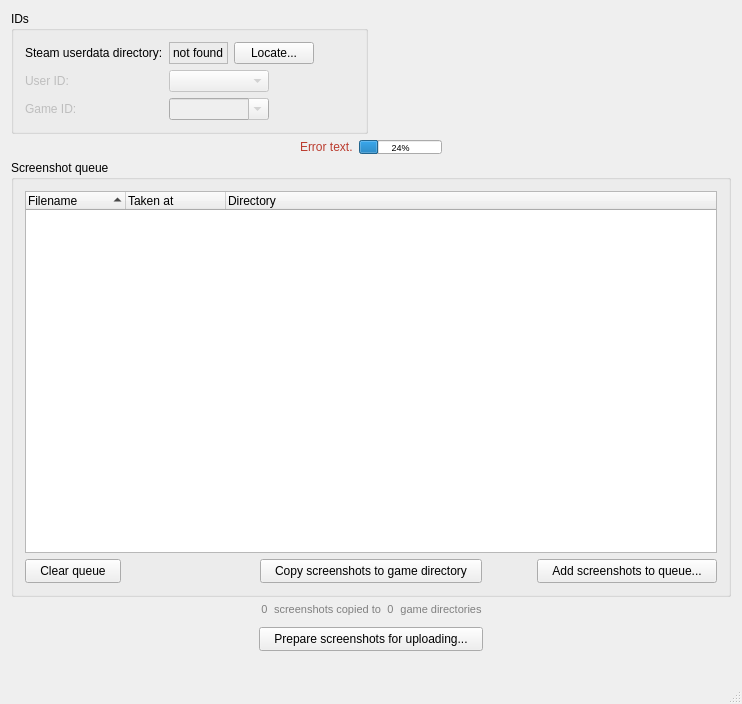
<?xml version="1.0" encoding="UTF-8"?>
<ui version="4.0">
 <class>MainWindow</class>
 <widget class="QMainWindow" name="MainWindow">
  <property name="geometry">
   <rect>
    <x>0</x>
    <y>0</y>
    <width>742</width>
    <height>704</height>
   </rect>
  </property>
  <property name="minimumSize">
   <size>
    <width>720</width>
    <height>450</height>
   </size>
  </property>
  <property name="windowTitle">
   <string>SteaScree</string>
  </property>
  <widget class="QWidget" name="centralWidget">
   <property name="sizePolicy">
    <sizepolicy hsizetype="Preferred" vsizetype="Preferred">
     <horstretch>0</horstretch>
     <verstretch>0</verstretch>
    </sizepolicy>
   </property>
   <layout class="QHBoxLayout" name="horizontalLayout_3">
    <item>
     <layout class="QGridLayout" name="gridLayoutMain">
      <item row="7" column="2" colspan="2">
       <widget class="QGroupBox" name="groupBoxScreenshotQueue">
        <property name="enabled">
         <bool>true</bool>
        </property>
        <property name="sizePolicy">
         <sizepolicy hsizetype="Minimum" vsizetype="Minimum">
          <horstretch>0</horstretch>
          <verstretch>0</verstretch>
         </sizepolicy>
        </property>
        <property name="title">
         <string>Screenshot queue</string>
        </property>
        <layout class="QGridLayout" name="gridLayout_5">
         <item row="0" column="0">
          <layout class="QGridLayout" name="gridLayout">
           <item row="1" column="0">
            <layout class="QHBoxLayout" name="horizontalLayoutScreenshotListButtons">
             <item alignment="Qt::AlignLeft">
              <widget class="QPushButton" name="pushButtonClearQueue">
               <property name="sizePolicy">
                <sizepolicy hsizetype="Maximum" vsizetype="Maximum">
                 <horstretch>0</horstretch>
                 <verstretch>0</verstretch>
                </sizepolicy>
               </property>
               <property name="styleSheet">
                <string notr="true">padding: 4px 14px</string>
               </property>
               <property name="text">
                <string>Clear queue</string>
               </property>
              </widget>
             </item>
             <item>
              <spacer name="horizontalSpacer_4">
               <property name="orientation">
                <enum>Qt::Horizontal</enum>
               </property>
               <property name="sizeType">
                <enum>QSizePolicy::Minimum</enum>
               </property>
               <property name="sizeHint" stdset="0">
                <size>
                 <width>40</width>
                 <height>20</height>
                </size>
               </property>
              </spacer>
             </item>
             <item>
              <widget class="QPushButton" name="pushButtonCopyScreenshots">
               <property name="sizePolicy">
                <sizepolicy hsizetype="Maximum" vsizetype="Maximum">
                 <horstretch>0</horstretch>
                 <verstretch>0</verstretch>
                </sizepolicy>
               </property>
               <property name="styleSheet">
                <string notr="true">padding: 4px 14px</string>
               </property>
               <property name="text">
                <string>Copy screenshots to game directory</string>
               </property>
              </widget>
             </item>
             <item>
              <spacer name="horizontalSpacer_3">
               <property name="orientation">
                <enum>Qt::Horizontal</enum>
               </property>
               <property name="sizeType">
                <enum>QSizePolicy::Minimum</enum>
               </property>
               <property name="sizeHint" stdset="0">
                <size>
                 <width>40</width>
                 <height>20</height>
                </size>
               </property>
              </spacer>
             </item>
             <item alignment="Qt::AlignRight">
              <widget class="QPushButton" name="pushButtonAddScreenshots">
               <property name="sizePolicy">
                <sizepolicy hsizetype="Maximum" vsizetype="Maximum">
                 <horstretch>0</horstretch>
                 <verstretch>0</verstretch>
                </sizepolicy>
               </property>
               <property name="styleSheet">
                <string notr="true">padding: 4px 14px</string>
               </property>
               <property name="text">
                <string>Add screenshots to queue...</string>
               </property>
              </widget>
             </item>
            </layout>
           </item>
           <item row="0" column="0">
            <widget class="QTreeWidget" name="treeWidgetScreenshotList">
             <property name="enabled">
              <bool>true</bool>
             </property>
             <property name="sizePolicy">
              <sizepolicy hsizetype="Minimum" vsizetype="Expanding">
               <horstretch>0</horstretch>
               <verstretch>0</verstretch>
              </sizepolicy>
             </property>
             <property name="font">
              <font>
               <stylestrategy>PreferDefault</stylestrategy>
              </font>
             </property>
             <property name="layoutDirection">
              <enum>Qt::LeftToRight</enum>
             </property>
             <property name="autoFillBackground">
              <bool>false</bool>
             </property>
             <property name="sizeAdjustPolicy">
              <enum>QAbstractScrollArea::AdjustIgnored</enum>
             </property>
             <property name="dragDropMode">
              <enum>QAbstractItemView::DropOnly</enum>
             </property>
             <property name="uniformRowHeights">
              <bool>false</bool>
             </property>
             <property name="sortingEnabled">
              <bool>true</bool>
             </property>
             <attribute name="headerShowSortIndicator" stdset="0">
              <bool>true</bool>
             </attribute>
             <column>
              <property name="text">
               <string>Filename</string>
              </property>
             </column>
             <column>
              <property name="text">
               <string>Taken at</string>
              </property>
             </column>
             <column>
              <property name="text">
               <string>Directory</string>
              </property>
             </column>
            </widget>
           </item>
          </layout>
         </item>
        </layout>
       </widget>
      </item>
      <item row="11" column="2" colspan="2">
       <layout class="QHBoxLayout" name="horizontalLayoutPrepare">
        <item>
         <spacer name="horizontalSpacer3">
          <property name="orientation">
           <enum>Qt::Horizontal</enum>
          </property>
          <property name="sizeType">
           <enum>QSizePolicy::Minimum</enum>
          </property>
          <property name="sizeHint" stdset="0">
           <size>
            <width>40</width>
            <height>20</height>
           </size>
          </property>
         </spacer>
        </item>
        <item>
         <widget class="QPushButton" name="pushButtonPrepare">
          <property name="sizePolicy">
           <sizepolicy hsizetype="Maximum" vsizetype="Maximum">
            <horstretch>0</horstretch>
            <verstretch>0</verstretch>
           </sizepolicy>
          </property>
          <property name="styleSheet">
           <string notr="true">padding: 4px 14px</string>
          </property>
          <property name="text">
           <string>Prepare screenshots for uploading...</string>
          </property>
         </widget>
        </item>
        <item>
         <spacer name="horizontalSpacer4">
          <property name="orientation">
           <enum>Qt::Horizontal</enum>
          </property>
          <property name="sizeType">
           <enum>QSizePolicy::Minimum</enum>
          </property>
          <property name="sizeHint" stdset="0">
           <size>
            <width>40</width>
            <height>20</height>
           </size>
          </property>
         </spacer>
        </item>
       </layout>
      </item>
      <item row="0" column="3">
       <spacer name="horizontalSpacer_7">
        <property name="orientation">
         <enum>Qt::Horizontal</enum>
        </property>
        <property name="sizeType">
         <enum>QSizePolicy::MinimumExpanding</enum>
        </property>
        <property name="sizeHint" stdset="0">
         <size>
          <width>0</width>
          <height>0</height>
         </size>
        </property>
       </spacer>
      </item>
      <item row="3" column="2" colspan="2">
       <layout class="QHBoxLayout" name="horizontalLayoutStatus">
        <item>
         <spacer name="horizontalSpacer">
          <property name="orientation">
           <enum>Qt::Horizontal</enum>
          </property>
          <property name="sizeHint" stdset="0">
           <size>
            <width>0</width>
            <height>0</height>
           </size>
          </property>
         </spacer>
        </item>
        <item>
         <widget class="QLabel" name="labelStatusError">
          <property name="sizePolicy">
           <sizepolicy hsizetype="Minimum" vsizetype="Maximum">
            <horstretch>0</horstretch>
            <verstretch>0</verstretch>
           </sizepolicy>
          </property>
          <property name="styleSheet">
           <string notr="true">color: #bb3c2f;</string>
          </property>
          <property name="text">
           <string>Error text.</string>
          </property>
         </widget>
        </item>
        <item>
         <widget class="QProgressBar" name="progressBarScreenshotsUploading">
          <property name="enabled">
           <bool>true</bool>
          </property>
          <property name="sizePolicy">
           <sizepolicy hsizetype="Minimum" vsizetype="Ignored">
            <horstretch>0</horstretch>
            <verstretch>0</verstretch>
           </sizepolicy>
          </property>
          <property name="font">
           <font>
            <pointsize>7</pointsize>
           </font>
          </property>
          <property name="value">
           <number>24</number>
          </property>
          <property name="orientation">
           <enum>Qt::Horizontal</enum>
          </property>
         </widget>
        </item>
        <item>
         <spacer name="horizontalSpacer_2">
          <property name="orientation">
           <enum>Qt::Horizontal</enum>
          </property>
          <property name="sizeHint" stdset="0">
           <size>
            <width>0</width>
            <height>0</height>
           </size>
          </property>
         </spacer>
        </item>
       </layout>
      </item>
      <item row="9" column="2" colspan="2">
       <layout class="QHBoxLayout" name="horizontalLayoutInfo">
        <item>
         <spacer name="horizontalSpacer_5">
          <property name="orientation">
           <enum>Qt::Horizontal</enum>
          </property>
          <property name="sizeHint" stdset="0">
           <size>
            <width>0</width>
            <height>0</height>
           </size>
          </property>
         </spacer>
        </item>
        <item>
         <widget class="QLabel" name="labelInfoScreenshots">
          <property name="font">
           <font>
            <pointsize>8</pointsize>
           </font>
          </property>
          <property name="styleSheet">
           <string notr="true">QLabel {color: gray;}</string>
          </property>
          <property name="text">
           <string>0</string>
          </property>
          <property name="textFormat">
           <enum>Qt::RichText</enum>
          </property>
          <property name="alignment">
           <set>Qt::AlignHCenter|Qt::AlignTop</set>
          </property>
         </widget>
        </item>
        <item alignment="Qt::AlignHCenter|Qt::AlignTop">
         <widget class="QLabel" name="labelInfo1">
          <property name="font">
           <font>
            <pointsize>8</pointsize>
           </font>
          </property>
          <property name="styleSheet">
           <string notr="true">QLabel {color: gray;}</string>
          </property>
          <property name="text">
           <string>screenshots copied to</string>
          </property>
          <property name="textFormat">
           <enum>Qt::RichText</enum>
          </property>
          <property name="alignment">
           <set>Qt::AlignHCenter|Qt::AlignTop</set>
          </property>
         </widget>
        </item>
        <item>
         <widget class="QLabel" name="labelInfoDirectories">
          <property name="font">
           <font>
            <pointsize>8</pointsize>
           </font>
          </property>
          <property name="styleSheet">
           <string notr="true">QLabel {color: gray;}</string>
          </property>
          <property name="text">
           <string>0</string>
          </property>
          <property name="textFormat">
           <enum>Qt::RichText</enum>
          </property>
          <property name="alignment">
           <set>Qt::AlignHCenter|Qt::AlignTop</set>
          </property>
         </widget>
        </item>
        <item alignment="Qt::AlignTop">
         <widget class="QLabel" name="labelInfo2">
          <property name="font">
           <font>
            <pointsize>8</pointsize>
           </font>
          </property>
          <property name="styleSheet">
           <string notr="true">QLabel {color: gray;}</string>
          </property>
          <property name="text">
           <string>game directories</string>
          </property>
          <property name="textFormat">
           <enum>Qt::RichText</enum>
          </property>
          <property name="alignment">
           <set>Qt::AlignHCenter|Qt::AlignTop</set>
          </property>
         </widget>
        </item>
        <item>
         <spacer name="horizontalSpacer_6">
          <property name="orientation">
           <enum>Qt::Horizontal</enum>
          </property>
          <property name="sizeHint" stdset="0">
           <size>
            <width>0</width>
            <height>0</height>
           </size>
          </property>
         </spacer>
        </item>
       </layout>
      </item>
      <item row="10" column="2" colspan="2">
       <spacer name="verticalSpacer">
        <property name="orientation">
         <enum>Qt::Vertical</enum>
        </property>
        <property name="sizeType">
         <enum>QSizePolicy::Fixed</enum>
        </property>
        <property name="sizeHint" stdset="0">
         <size>
          <width>20</width>
          <height>5</height>
         </size>
        </property>
       </spacer>
      </item>
      <item row="12" column="2" colspan="2">
       <spacer name="verticalSpacer_2">
        <property name="orientation">
         <enum>Qt::Vertical</enum>
        </property>
        <property name="sizeType">
         <enum>QSizePolicy::Preferred</enum>
        </property>
        <property name="sizeHint" stdset="0">
         <size>
          <width>20</width>
          <height>20</height>
         </size>
        </property>
       </spacer>
      </item>
      <item row="0" column="2">
       <widget class="QGroupBox" name="groupBoxDirectories">
        <property name="sizePolicy">
         <sizepolicy hsizetype="Minimum" vsizetype="Minimum">
          <horstretch>0</horstretch>
          <verstretch>0</verstretch>
         </sizepolicy>
        </property>
        <property name="title">
         <string>IDs</string>
        </property>
        <layout class="QHBoxLayout" name="horizontalLayout_7">
         <item>
          <layout class="QGridLayout" name="gridLayoutDirectories">
           <item row="0" column="0">
            <widget class="QLabel" name="labelSteamDir">
             <property name="sizePolicy">
              <sizepolicy hsizetype="Maximum" vsizetype="Maximum">
               <horstretch>0</horstretch>
               <verstretch>0</verstretch>
              </sizepolicy>
             </property>
             <property name="text">
              <string>Steam userdata directory:</string>
             </property>
            </widget>
           </item>
           <item row="2" column="0">
            <widget class="QLabel" name="labelGameID">
             <property name="enabled">
              <bool>false</bool>
             </property>
             <property name="sizePolicy">
              <sizepolicy hsizetype="Maximum" vsizetype="Maximum">
               <horstretch>0</horstretch>
               <verstretch>0</verstretch>
              </sizepolicy>
             </property>
             <property name="minimumSize">
              <size>
               <width>96</width>
               <height>0</height>
              </size>
             </property>
             <property name="maximumSize">
              <size>
               <width>96</width>
               <height>16777215</height>
              </size>
             </property>
             <property name="layoutDirection">
              <enum>Qt::LeftToRight</enum>
             </property>
             <property name="text">
              <string>Game ID:</string>
             </property>
             <property name="alignment">
              <set>Qt::AlignLeading|Qt::AlignLeft|Qt::AlignVCenter</set>
             </property>
            </widget>
           </item>
           <item row="1" column="0">
            <widget class="QLabel" name="labelUserID">
             <property name="enabled">
              <bool>false</bool>
             </property>
             <property name="sizePolicy">
              <sizepolicy hsizetype="Maximum" vsizetype="Maximum">
               <horstretch>0</horstretch>
               <verstretch>0</verstretch>
              </sizepolicy>
             </property>
             <property name="minimumSize">
              <size>
               <width>96</width>
               <height>0</height>
              </size>
             </property>
             <property name="maximumSize">
              <size>
               <width>96</width>
               <height>16777215</height>
              </size>
             </property>
             <property name="layoutDirection">
              <enum>Qt::LeftToRight</enum>
             </property>
             <property name="text">
              <string>User ID:</string>
             </property>
             <property name="alignment">
              <set>Qt::AlignLeading|Qt::AlignLeft|Qt::AlignVCenter</set>
             </property>
            </widget>
           </item>
           <item row="0" column="1">
            <layout class="QHBoxLayout" name="horizontalLayout">
             <item>
              <widget class="QLabel" name="labelSteamDirValue">
               <property name="sizePolicy">
                <sizepolicy hsizetype="Maximum" vsizetype="Maximum">
                 <horstretch>0</horstretch>
                 <verstretch>0</verstretch>
                </sizepolicy>
               </property>
               <property name="minimumSize">
                <size>
                 <width>0</width>
                 <height>0</height>
                </size>
               </property>
               <property name="styleSheet">
                <string notr="true"/>
               </property>
               <property name="frameShape">
                <enum>QFrame::StyledPanel</enum>
               </property>
               <property name="frameShadow">
                <enum>QFrame::Sunken</enum>
               </property>
               <property name="text">
                <string>not found</string>
               </property>
               <property name="alignment">
                <set>Qt::AlignBottom|Qt::AlignLeading|Qt::AlignLeft</set>
               </property>
              </widget>
             </item>
             <item>
              <widget class="QPushButton" name="pushButtonLocateSteamDir">
               <property name="sizePolicy">
                <sizepolicy hsizetype="Maximum" vsizetype="Maximum">
                 <horstretch>0</horstretch>
                 <verstretch>0</verstretch>
                </sizepolicy>
               </property>
               <property name="styleSheet">
                <string notr="true"/>
               </property>
               <property name="text">
                <string>Locate...</string>
               </property>
              </widget>
             </item>
             <item>
              <spacer name="horizontalSpacer_10">
               <property name="orientation">
                <enum>Qt::Horizontal</enum>
               </property>
               <property name="sizeHint" stdset="0">
                <size>
                 <width>1</width>
                 <height>20</height>
                </size>
               </property>
              </spacer>
             </item>
            </layout>
           </item>
           <item row="1" column="1">
            <layout class="QHBoxLayout" name="horizontalLayout_4">
             <item>
              <widget class="QComboBox" name="comboBoxUserID">
               <property name="enabled">
                <bool>false</bool>
               </property>
               <property name="sizePolicy">
                <sizepolicy hsizetype="Maximum" vsizetype="Maximum">
                 <horstretch>0</horstretch>
                 <verstretch>0</verstretch>
                </sizepolicy>
               </property>
               <property name="minimumSize">
                <size>
                 <width>100</width>
                 <height>0</height>
                </size>
               </property>
               <property name="layoutDirection">
                <enum>Qt::LeftToRight</enum>
               </property>
               <property name="autoFillBackground">
                <bool>false</bool>
               </property>
               <property name="sizeAdjustPolicy">
                <enum>QComboBox::AdjustToContents</enum>
               </property>
              </widget>
             </item>
             <item>
              <spacer name="horizontalSpacer_8">
               <property name="orientation">
                <enum>Qt::Horizontal</enum>
               </property>
               <property name="sizeHint" stdset="0">
                <size>
                 <width>1</width>
                 <height>20</height>
                </size>
               </property>
              </spacer>
             </item>
            </layout>
           </item>
           <item row="2" column="1">
            <layout class="QHBoxLayout" name="horizontalLayout_5">
             <item>
              <widget class="QComboBox" name="comboBoxGameID">
               <property name="enabled">
                <bool>false</bool>
               </property>
               <property name="sizePolicy">
                <sizepolicy hsizetype="Maximum" vsizetype="Maximum">
                 <horstretch>0</horstretch>
                 <verstretch>0</verstretch>
                </sizepolicy>
               </property>
               <property name="minimumSize">
                <size>
                 <width>100</width>
                 <height>0</height>
                </size>
               </property>
               <property name="editable">
                <bool>true</bool>
               </property>
               <property name="sizeAdjustPolicy">
                <enum>QComboBox::AdjustToContents</enum>
               </property>
              </widget>
             </item>
             <item>
              <spacer name="horizontalSpacer_9">
               <property name="orientation">
                <enum>Qt::Horizontal</enum>
               </property>
               <property name="sizeHint" stdset="0">
                <size>
                 <width>1</width>
                 <height>20</height>
                </size>
               </property>
              </spacer>
             </item>
            </layout>
           </item>
          </layout>
         </item>
        </layout>
       </widget>
      </item>
     </layout>
    </item>
   </layout>
  </widget>
  <widget class="QStatusBar" name="statusBar"/>
 </widget>
 <layoutdefault spacing="6" margin="11"/>
 <resources/>
 <connections/>
</ui>
